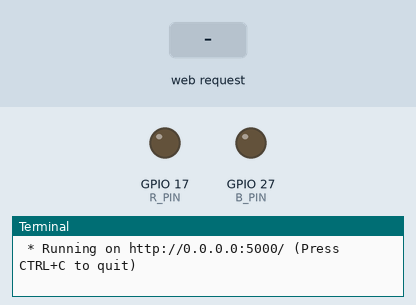
This program was run on a simulated Raspberry Pi (BCM pin numbers). Parts: output pins drawn as LEDs (lit = HIGH), the last lines printed to the terminal. Inputs (shaded band) come from the test bench. The clock reads 2024-03-15 10:24:30 at power-on unless the program sets it.

Above: at 1.2 s.
1.3 s: HTTP request for /led/red/on received
At 1.9 s:
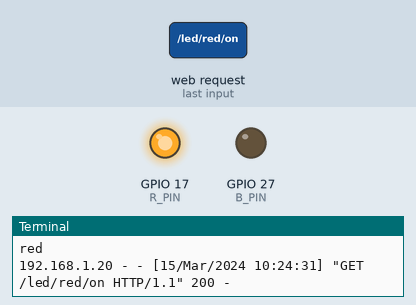
2.8 s: HTTP request for /led/blue/on received
At 4.0 s:
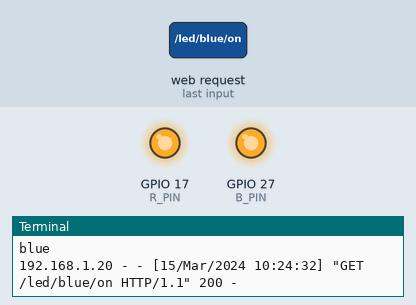
4.3 s: HTTP request for /led/red/off received
At 5.3 s:
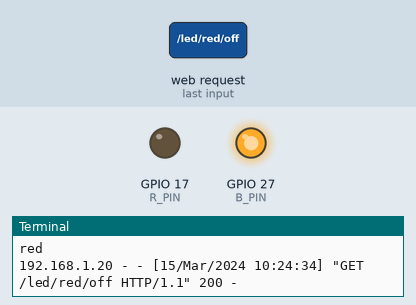
Timing chart, 0 to 7.3 s (numbered marks = the images above; inputs shaded):
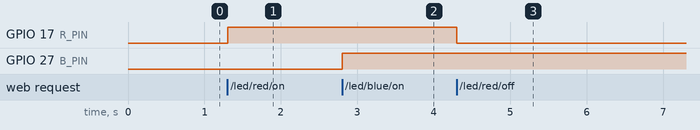

Measured:
- after the input at 1.3 s, GPIO 17 (R_PIN): LOW → HIGH at once
- after the input at 2.8 s, GPIO 27 (B_PIN): LOW → HIGH at once
- after the input at 4.3 s, GPIO 17 (R_PIN): HIGH → LOW at once

The program:

flask_led_task.py
```python
from flask import Flask
import RPi.GPIO as GPIO

R_PIN = 17
B_PIN = 27
GPIO.setmode(GPIO.BCM)
GPIO.setup(R_PIN, GPIO.OUT)
GPIO.setup(B_PIN, GPIO.OUT)
app = Flask(__name__) #파일명 얻어오기

@app.route("/")
def hello():
    return '''
        <p>Hello, Flask!!</p>
        <a href="/led/red/on">RED LED ON</a>
        <a href="/led/red/off">RED LED OFF</a>
        <a href="/led/blue/on">BLUE LED ON</a>
        <a href="/led/blue/off">BLUE LED OFF</a>
    '''

@app.route("/led/<op>/<cmd>")
def led_op(op, cmd):
    print(op)
    if op == "red" and cmd == "on":
        GPIO.output(R_PIN, GPIO.HIGH)
        return '''
            <p>RED LED ON</p>
            <a href="/">Go Home</a>
        '''
    elif op == "red" and cmd == "off":
        GPIO.output(R_PIN, GPIO.LOW)
        return '''
            <p>RED LED OFF</p>
            <a href="/">Go Home</a>
        '''
    elif op == "blue"and cmd == "on":
        GPIO.output(B_PIN, GPIO.HIGH)
        return '''
            <p>BLUE LED OFF</p>
            <a href="/">Go Home</a>
        '''
    elif op == "blue" and cmd == "off":
        GPIO.output(B_PIN, GPIO.LOW)
        return '''
            <p>BLUE LED OFF</p>
            <a href="/">Go Home</a>
        '''

#터미널에서 직접실행한 경우
if __name__ == "__main__" :
    try :
        app.run(host="0.0.0.0") #port = 5000 - default
    finally :
        GPIO.cleanup()
```
